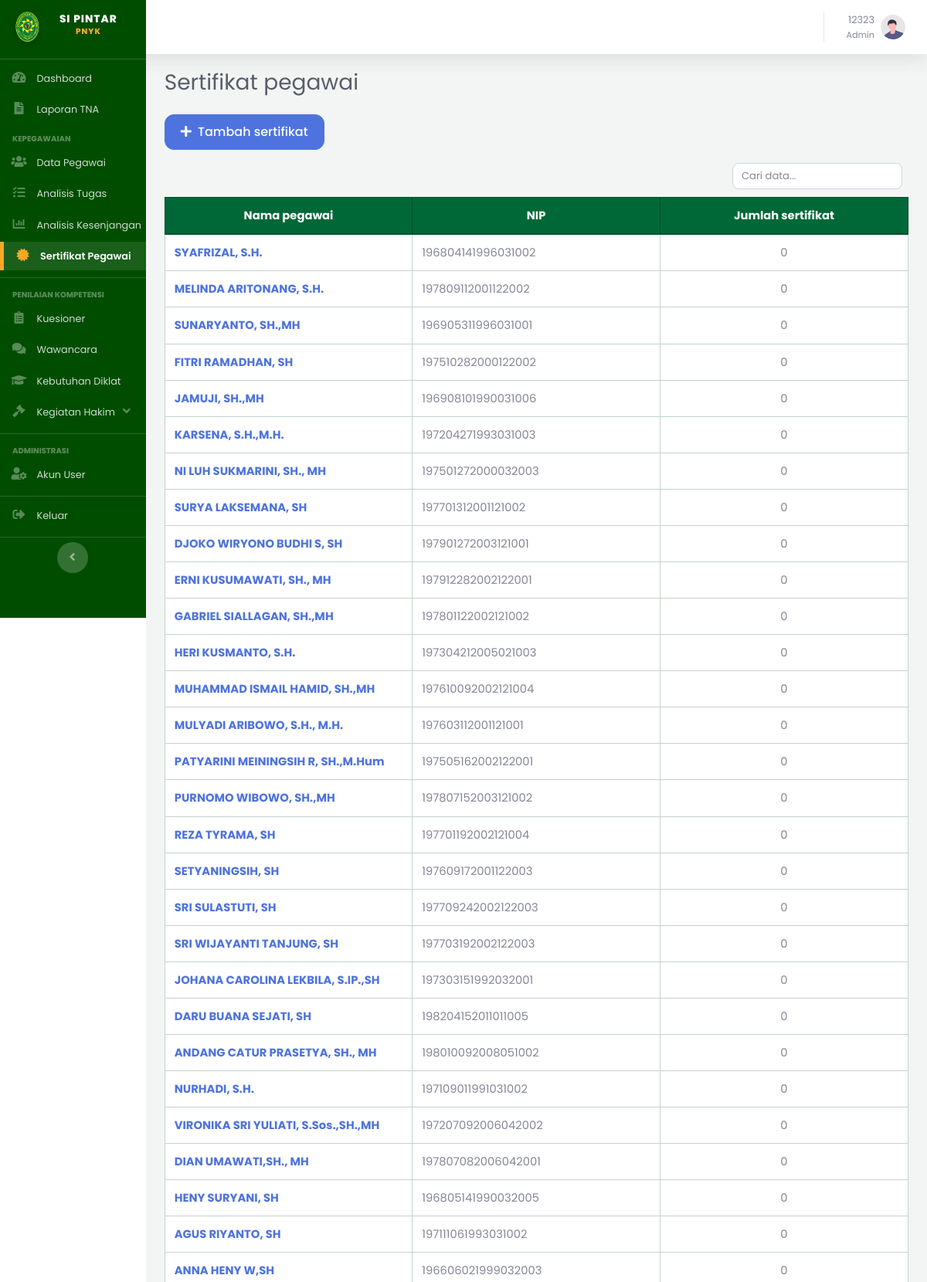
The page /admin/sertifikat/index.php (signed in, upper part) on the database its author committed.
### tables this page shows
CREATE TABLE `pegawai` (
  `id_pegawai` int(10) UNSIGNED NOT NULL,
  `nip` varchar(30) NOT NULL,
  `nama_lengkap` varchar(150) NOT NULL,
  `id_jabatan` int(10) UNSIGNED NOT NULL,
  `status_aktif` enum('Aktif','Non-Aktif') NOT NULL DEFAULT 'Aktif',
  `dibuat_oleh` int(10) UNSIGNED DEFAULT NULL COMMENT 'users.id_user (role Admin) yang menginput data ini',
  `created_at` timestamp NOT NULL DEFAULT current_timestamp(),
  `updated_at` timestamp NOT NULL DEFAULT current_timestamp() ON UPDATE current_timestamp()
);

### admin/sertifikat/index.php (the view, shortened to what this page needs)
<?php
$pdo = Database::getConnection();
$idPegawai = filter_input(INPUT_GET, 'id_pegawai', FILTER_VALIDATE_INT);
$pegawaiTerpilih = null;
if ($idPegawai) {
    $pegawaiStmt = $pdo->prepare('SELECT id_pegawai, nama_lengkap, nip FROM pegawai WHERE id_pegawai = ?');
    $pegawaiStmt->execute([$idPegawai]);
    $pegawaiTerpilih = $pegawaiStmt->fetch();
    if (!$pegawaiTerpilih) {
        setFlash('error', 'Data pegawai tidak ditemukan.');
        header('Location: index.php');
        exit;
    }
    $sertifikatStmt = $pdo->prepare(
        'SELECT * FROM sertifikat_pegawai WHERE id_pegawai = ? ORDER BY created_at DESC'
    );
    $sertifikatStmt->execute([$idPegawai]);
    $data = $sertifikatStmt->fetchAll();
    $pageTitle = 'Sertifikat: ' . $pegawaiTerpilih['nama_lengkap'];
} else {
    $data = $pdo->query(
        'SELECT p.id_pegawai, p.nama_lengkap, p.nip, COUNT(s.id_sertifikat) AS jumlah_sertifikat
         FROM pegawai p
         JOIN jabatan j ON j.id_jabatan = p.id_jabatan
         LEFT JOIN sertifikat_pegawai s ON s.id_pegawai = p.id_pegawai
         GROUP BY p.id_pegawai, p.nama_lengkap, p.nip, j.id_jabatan
         ORDER BY j.id_jabatan, p.nama_lengkap'
    )->fetchAll();
}
require_once __DIR__ . '/../../includes/header.php';
?>
<?php if ($pegawaiTerpilih): ?>
<a href="index.php" class="btn btn-light mb-3"><i class="fas fa-arrow-left mr-1" aria-hidden="true"></i> Daftar pegawai</a>
<a href="tambah.php?id_pegawai=<?= (int) $pegawaiTerpilih['id_pegawai'] ?>" class="btn btn-primary mb-3"><i class="fas fa-plus mr-1" aria-hidden="true"></i> Tambah sertifikat</a>
<div class="mb-3">
  <div class="font-weight-bold"><?= htmlspecialchars($pegawaiTerpilih['nama_lengkap']) ?></div>
  <div class="text-muted">NIP <?= htmlspecialchars($pegawaiTerpilih['nip']) ?></div>
</div>
<div class="table-responsive">
<table class="table table-bordered table-striped bg-white" style="table-layout: fixed; min-width: 900px;">
<colgroup>
  <col style="width: 30%"><col style="width: 25%"><col style="width: 9%"><col style="width: 9%">
  <col style="width: 18%"><col style="width: 9%">
</colgroup>
<thead><tr><th>Nama sertifikat</th><th>Penyelenggara</th><th>Terbit</th><th>Kadaluarsa</th><th>File</th><th>Aksi</th></tr></thead>
<tbody>
<?php foreach ($data as $row): ?>
<tr>
  <td><?= htmlspecialchars($row['nama_sertifikat']) ?></td>
  <td><?= htmlspecialchars($row['penyelenggara'] ?? '-') ?></td>
  <td><?= htmlspecialchars($row['tanggal_terbit'] ?? '-') ?></td>
  <td><?= htmlspecialchars($row['tanggal_kadaluarsa'] ?? '-') ?></td>
  <td>
    <?php if (!empty($row['file_sertifikat'])): ?>
      <a href="<?= BASE_URL . '/' . htmlspecialchars($row['file_sertifikat']) ?>" target="_blank" rel="noopener">Lihat file</a>
    <?php else: ?>
      -
    <?php endif; ?>
  </td>
  <td class="text-center align-middle">
    <a href="edit.php?id=<?= (int) $row['id_sertifikat'] ?>" class="btn btn-sm btn-warning table-action-btn" title="Edit" aria-label="Edit sertifikat"><i class="fas fa-edit" aria-hidden="true"></i></a>
    <a href="hapus.php?id=<?= (int) $row['id_sertifikat'] ?>" class="btn btn-sm btn-danger table-action-btn" title="Hapus" aria-label="Hapus sertifikat" onclick="return confirm('Hapus sertifikat ini?')"><i class="fas fa-trash-alt" aria-hidden="true"></i></a>
  </td>
</tr>
<?php endforeach; ?>
<?php if (!$data): ?>
<tr><td colspan="6" class="text-center text-muted">Belum ada sertifikat untuk pegawai ini.</td></tr>
<?php endif; ?>
</tbody>
</table>
</div>
<?php else: ?>
<a href="tambah.php" class="btn btn-primary mb-3"><i class="fas fa-plus mr-1" aria-hidden="true"></i> Tambah sertifikat</a>
<div class="table-responsive">
<table class="table table-bordered table-striped bg-white">
<thead><tr><th>Nama pegawai</th><th>NIP</th><th class="text-center">Jumlah sertifikat</th></tr></thead>
<tbody>
<?php foreach ($data as $row): ?>
<tr>
  <td><a class="font-weight-bold text-primary" href="index.php?id_pegawai=<?= (int) $row['id_pegawai'] ?>"><?= htmlspecialchars($row['nama_lengkap']) ?></a></td>
  <td><?= htmlspecialchars($row['nip']) ?></td>
  <td class="text-center"><?= (int) $row['jumlah_sertifikat'] ?></td>
</tr>
<?php endforeach; ?>
</tbody>
</table>
</div>
<?php endif; ?>
<?php require_once __DIR__ . '/../../includes/footer.php'; ?>

### assets/css/style.css (style rules this page uses)
:root { --pn-green: #006837; --pn-green-dark: #004d29; --pn-gold: #F9A825; }
body, #wrapper, h1, h2, h3, h4, h5, h6, p, span, a, div, table, input, button, select, textarea { font-family: 'Poppins', sans-serif !important; }
.btn { border-radius: 12px !important; padding: 10px 20px; font-weight: 500; box-shadow: none !important; }
.table { font-size: .92rem; }
.table thead th { text-align: center; vertical-align: middle; }
.table thead th { color: #fff !important; background-color: var(--pn-green) !important; border-color: var(--pn-green-dark) !important; vertical-align: middle; }
.table th, .table td { border-color: #c3d4c9 !important; }
.table th + th, .table td + td { border-left: 1px solid #9fb9a8 !important; }
.table tbody tr, .table tbody tr:nth-of-type(odd) { background-color: #fff !important; }
.table tbody td { vertical-align: middle; }

### rows shown on the page
pegawai: nama_lengkap "SYAFRIZAL, S.H.", nip "196804141996031002", jumlah_sertifikat "0"
pegawai: nama_lengkap "MELINDA ARITONANG, S.H.", nip "197809112001122002", jumlah_sertifikat "0"
pegawai: nama_lengkap "SUNARYANTO, SH.,MH", nip "196905311996031001", jumlah_sertifikat "0"
pegawai: nama_lengkap "FITRI RAMADHAN, SH", nip "197510282000122002", jumlah_sertifikat "0"
pegawai: nama_lengkap "JAMUJI, SH.,MH", nip "196908101990031006", jumlah_sertifikat "0"
pegawai: nama_lengkap "KARSENA, S.H.,M.H.", nip "197204271993031003", jumlah_sertifikat "0"
pegawai: nama_lengkap "NI LUH SUKMARINI, SH., MH", nip "197501272000032003", jumlah_sertifikat "0"
pegawai: nama_lengkap "SURYA LAKSEMANA, SH", nip "197701312001121002", jumlah_sertifikat "0"
pegawai: nama_lengkap "DJOKO WIRYONO BUDHI S, SH", nip "197901272003121001", jumlah_sertifikat "0"
pegawai: nama_lengkap "ERNI KUSUMAWATI, SH., MH", nip "197912282002122001", jumlah_sertifikat "0"
pegawai: nama_lengkap "GABRIEL SIALLAGAN, SH.,MH", nip "197801122002121002", jumlah_sertifikat "0"
pegawai: nama_lengkap "HERI KUSMANTO, S.H.", nip "197304212005021003", jumlah_sertifikat "0"
pegawai: nama_lengkap "MUHAMMAD ISMAIL HAMID, SH.,MH", nip "197610092002121004", jumlah_sertifikat "0"
pegawai: nama_lengkap "MULYADI ARIBOWO, S.H., M.H.", nip "197603112001121001", jumlah_sertifikat "0"
pegawai: nama_lengkap "PATYARINI MEININGSIH R, SH.,M.Hum", nip "197505162002122001", jumlah_sertifikat "0"
pegawai: nama_lengkap "PURNOMO WIBOWO, SH.,MH", nip "197807152003121002", jumlah_sertifikat "0"
pegawai: nama_lengkap "REZA TYRAMA, SH", nip "197701192002121004", jumlah_sertifikat "0"
pegawai: nama_lengkap "SETYANINGSIH, SH", nip "197609172001122003", jumlah_sertifikat "0"
pegawai: nama_lengkap "SRI SULASTUTI, SH", nip "197709242002122003", jumlah_sertifikat "0"
pegawai: nama_lengkap "SRI WIJAYANTI TANJUNG, SH", nip "197703192002122003", jumlah_sertifikat "0"
pegawai: nama_lengkap "JOHANA CAROLINA LEKBILA, S.IP.,SH", nip "197303151992032001", jumlah_sertifikat "0"
pegawai: nama_lengkap "DARU BUANA SEJATI, SH", nip "198204152011011005", jumlah_sertifikat "0"
pegawai: nama_lengkap "ANDANG CATUR PRASETYA, SH., MH", nip "198010092008051002", jumlah_sertifikat "0"
pegawai: nama_lengkap "NURHADI, S.H.", nip "197109011991031002", jumlah_sertifikat "0"
pegawai: nama_lengkap "VIRONIKA SRI YULIATI, S.Sos.,SH.,MH", nip "197207092006042002", jumlah_sertifikat "0"
pegawai: nama_lengkap "DIAN UMAWATI,SH., MH", nip "197807082006042001", jumlah_sertifikat "0"
pegawai: nama_lengkap "HENY SURYANI, SH", nip "196805141990032005", jumlah_sertifikat "0"
pegawai: nama_lengkap "AGUS RIYANTO, SH", nip "197111061993031002", jumlah_sertifikat "0"
pegawai: nama_lengkap "ANNA HENY W,SH", nip "196606021999032003", jumlah_sertifikat "0"

### other values the page prints
$user['nama'] "12323"
$user['role'] "Admin"
$pageTitle "Sertifikat pegawai"
